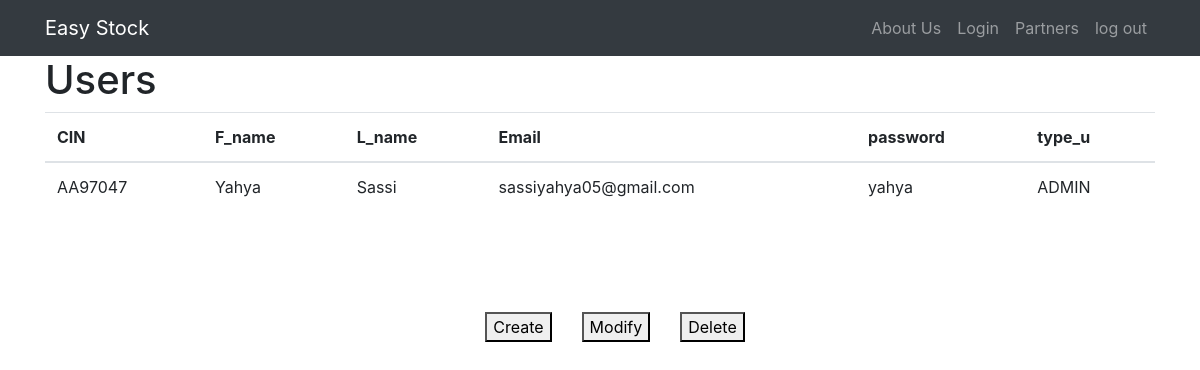
/user, run on an earlier commit of the app's database.
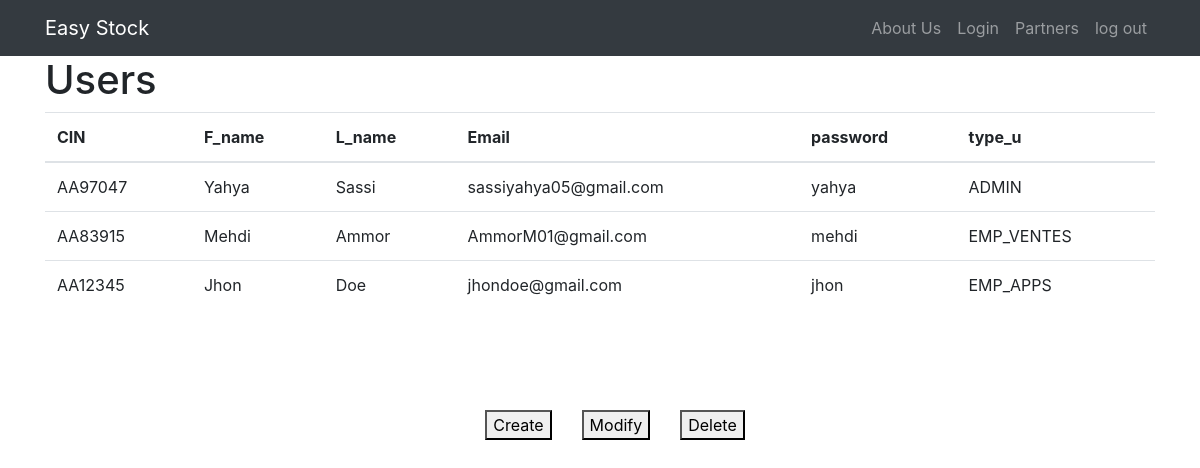
And on a later commit of the database.
### tables this page shows
CREATE TABLE user (
                    CIN TEXT PRIMARY KEY UNIQUE,
                    Fname TEXT NOT NULL,
                    Lname TEXT NOT NULL,
                    email TEXT UNIQUE NOT NULL,
                    password TEXT NOT NULL,
                    type_u TEXT
                );

### auth.py (the view)
@auth.route('/user')
def Users():
    conn = sqlite3.connect('database.db')
    cursor = conn.cursor()
    cursor.execute("SELECT * FROM user")
    data = cursor.fetchall()
    conn.close()
    return render_template('user.html', users=data)

### templates/user.html (shortened to what this page needs)
{% extends "base.html" %}
{% block content %}
<div class="container">
  <h1>Users</h1>
  <table class="table">
    <thead>
      <tr>
        <th>CIN</th>
        <th>F_name</th>
        <th>L_name</th>
        <th>Email</th>
        <th>password</th>
        <th>type_u</th>
      </tr>
    </thead>
    <tbody>
      {% for user in users %}
      <tr>
        <td>{{ user[0] }}</td>
        <td>{{ user[1] }}</td>
        <td>{{ user[2] }}</td>
        <td>{{ user[3] }}</td>
        <td>{{ user[4] }}</td>
        <td>{{ user[5] }}</td>
      </tr>
      {% endfor %}
    </tbody>
  </table>
</div>
<div class="menu-container">
    <button class="menu-button" onclick="adduser()">Create</button>
    <button class="menu-button">Modify</button>
    <button class="menu-button" onclick="redirectdelete_u()">Delete</button>
</div>
{% endblock %}

### templates/base.html (shortened to what this page needs)
 <!DOCTYPE html>
 <html>
    <head>
      <link
      rel="stylesheet"
      href="https://stackpath.bootstrapcdn.com/bootstrap/4.4.1/css/bootstrap.min.css"
    />
    <link
      rel="stylesheet"
      href="https://stackpath.bootstrapcdn.com/font-awesome/4.7.0/css/font-awesome.min.css"
    />
    </head>
    <body>
      <nav class="navbar navbar-expand-lg navbar-dark bg-dark">
        <div class="container">
          <a class="navbar-brand" href="#">Easy Stock</a>
          <div class="collapse navbar-collapse" id="navbarNav">
            <ul class="navbar-nav ml-auto">
              <li class="nav-item">
                <a class="nav-link" href="#">About Us</a>
              </li>
              <li class="nav-item">
                <a class="nav-link" href="#">Login</a>
              </li>
              <li class="nav-item">
                <a class="nav-link" href="#">Partners</a>
              </li>
              <li class="nav-item">
                <a class="nav-link" onclick="logout()">log out</a>
              </li>
            </ul>
          </div>
        </div>
      </nav>
       {%block content%} {%endblock %}
    </body>
 </html>

### templates/user.html (style rules this page uses)
.menu-container { height: 200px; display: flex; align-items: center; justify-content: center; }
.menu-button { margin-left: 30px; }

What changed in the data, as far as the page shows it:
added user: CIN "AA83915", Fname "Mehdi", Lname "Ammor", email "AmmorM01@gmail.com", password "mehdi", type_u "EMP_VENTES"
added user: CIN "AA12345", Fname "Jhon", Lname "Doe", email "jhondoe@gmail.com", password "jhon", type_u "EMP_APPS"
